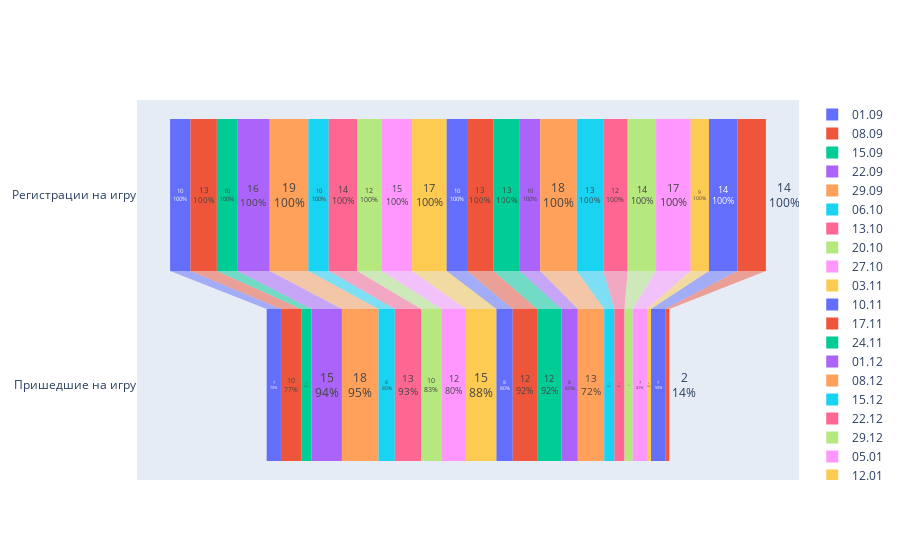

This figure's notebook cell:
### Code cell
fig = go.Figure()

for index, row in week_data.iterrows():
    fig.add_trace(go.Funnel(
        name = week_data[0][index],
        y = ["Регистрации на игру", "Пришедшие на игру"],
        x = row[3:],
        textinfo = "value+percent previous"))

fig.show()

### Figure 1 — Plotly figure (JSON) as saved in the notebook; plotly's stock layout.template omitted (floating-point values rounded to 4 significant figures)
{"data": [{"name": "01.09", "textinfo": "value+percent previous", "type": "funnel", "x": [10, 7], "y": ["Регистрации на игру", "Пришедшие на игру"]}, {"name": "08.09", "textinfo": "value+percent previous", "type": "funnel", "x": [13, 10], "y": ["Регистрации на игру", "Пришедшие на игру"]}, {"name": "15.09", "textinfo": "value+percent previous", "type": "funnel", "x": [10, 5], "y": ["Регистрации на игру", "Пришедшие на игру"]}, {"name": "22.09", "textinfo": "value+percent previous", "type": "funnel", "x": [16, 15], "y": ["Регистрации на игру", "Пришедшие на игру"]}, {"name": "29.09", "textinfo": "value+percent previous", "type": "funnel", "x": [19, 18], "y": ["Регистрации на игру", "Пришедшие на игру"]}, {"name": "06.10", "textinfo": "value+percent previous", "type": "funnel", "x": [10, 8], "y": ["Регистрации на игру", "Пришедшие на игру"]}, {"name": "13.10", "textinfo": "value+percent previous", "type": "funnel", "x": [14, 13], "y": ["Регистрации на игру", "Пришедшие на игру"]}, {"name": "20.10", "textinfo": "value+percent previous", "type": "funnel", "x": [12, 10], "y": ["Регистрации на игру", "Пришедшие на игру"]}, {"name": "27.10", "textinfo": "value+percent previous", "type": "funnel", "x": [15, 12], "y": ["Регистрации на игру", "Пришедшие на игру"]}, {"name": "03.11", "textinfo": "value+percent previous", "type": "funnel", "x": [17, 15], "y": ["Регистрации на игру", "Пришедшие на игру"]}, {"name": "10.11", "textinfo": "value+percent previous", "type": "funnel", "x": [10, 8], "y": ["Регистрации на игру", "Пришедшие на игру"]}, {"name": "17.11", "textinfo": "value+percent previous", "type": "funnel", "x": [13, 12], "y": ["Регистрации на игру", "Пришедшие на игру"]}, {"name": "24.11", "textinfo": "value+percent previous", "type": "funnel", "x": [13, 12], "y": ["Регистрации на игру", "Пришедшие на игру"]}, {"name": "01.12", "textinfo": "value+percent previous", "type": "funnel", "x": [10, 8], "y": ["Регистрации на игру", "Пришедшие на игру"]}, {"name": "08.12", "textinfo": "value+percent previous", "type": "funnel", "x": [18, 13], "y": ["Регистрации на игру", "Пришедшие на игру"]}, {"name": "15.12", "textinfo": "value+percent previous", "type": "funnel", "x": [13, 5], "y": ["Регистрации на игру", "Пришедшие на игру"]}, {"name": "22.12", "textinfo": "value+percent previous", "type": "funnel", "x": [12, 5], "y": ["Регистрации на игру", "Пришедшие на игру"]}, {"name": "29.12", "textinfo": "value+percent previous", "type": "funnel", "x": [14, 4], "y": ["Регистрации на игру", "Пришедшие на игру"]}, {"name": "05.01", "textinfo": "value+percent previous", "type": "funnel", "x": [17, 7], "y": ["Регистрации на игру", "Пришедшие на игру"]}, {"name": "12.01", "textinfo": "value+percent previous", "type": "funnel", "x": [9, 2], "y": ["Регистрации на игру", "Пришедшие на игру"]}, {"name": "19.01", "textinfo": "value+percent previous", "type": "funnel", "x": [14, 7], "y": ["Регистрации на игру", "Пришедшие на игру"]}, {"name": "26.01", "textinfo": "value+percent previous", "type": "funnel", "x": [14, 2], "y": ["Регистрации на игру", "Пришедшие на игру"]}, {"name": "02.02", "textinfo": "value+percent previous", "type": "funnel", "x": [0, 0], "y": ["Регистрации на игру", "Пришедшие на игру"]}], "layout": {}}
